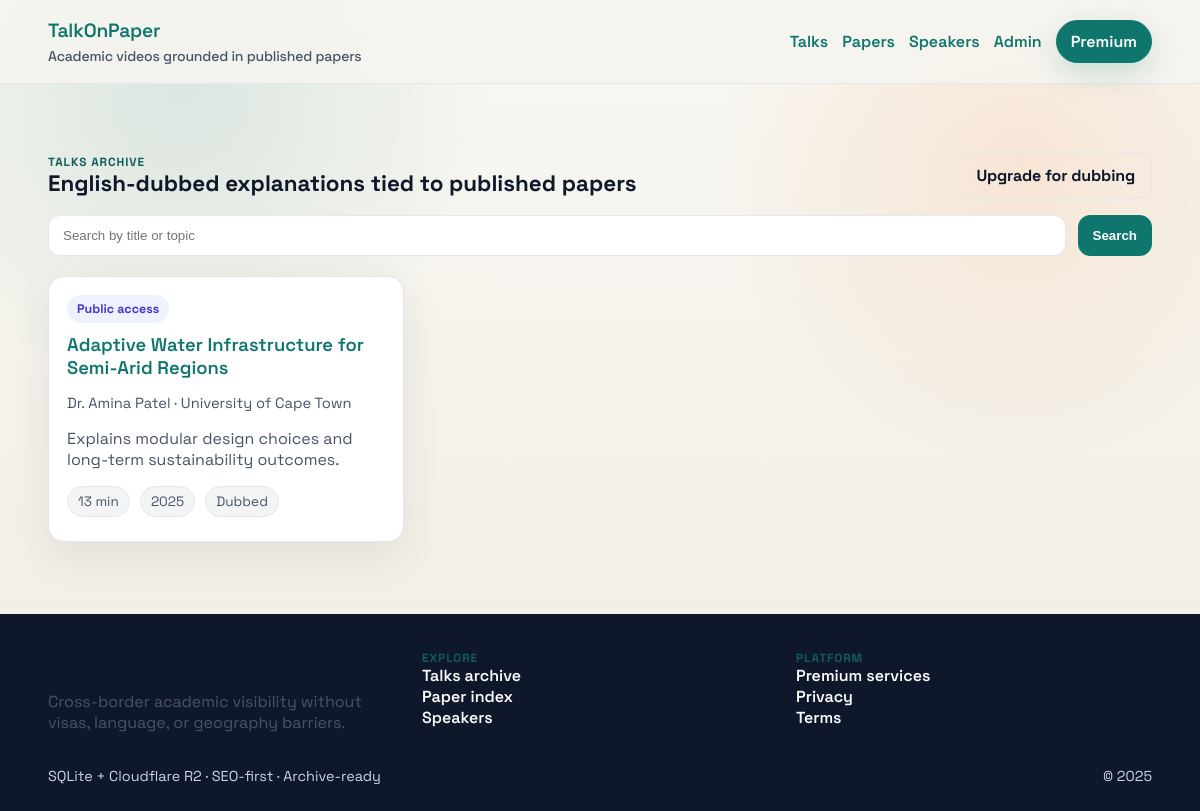
/talks, run on an earlier commit of the app's database.
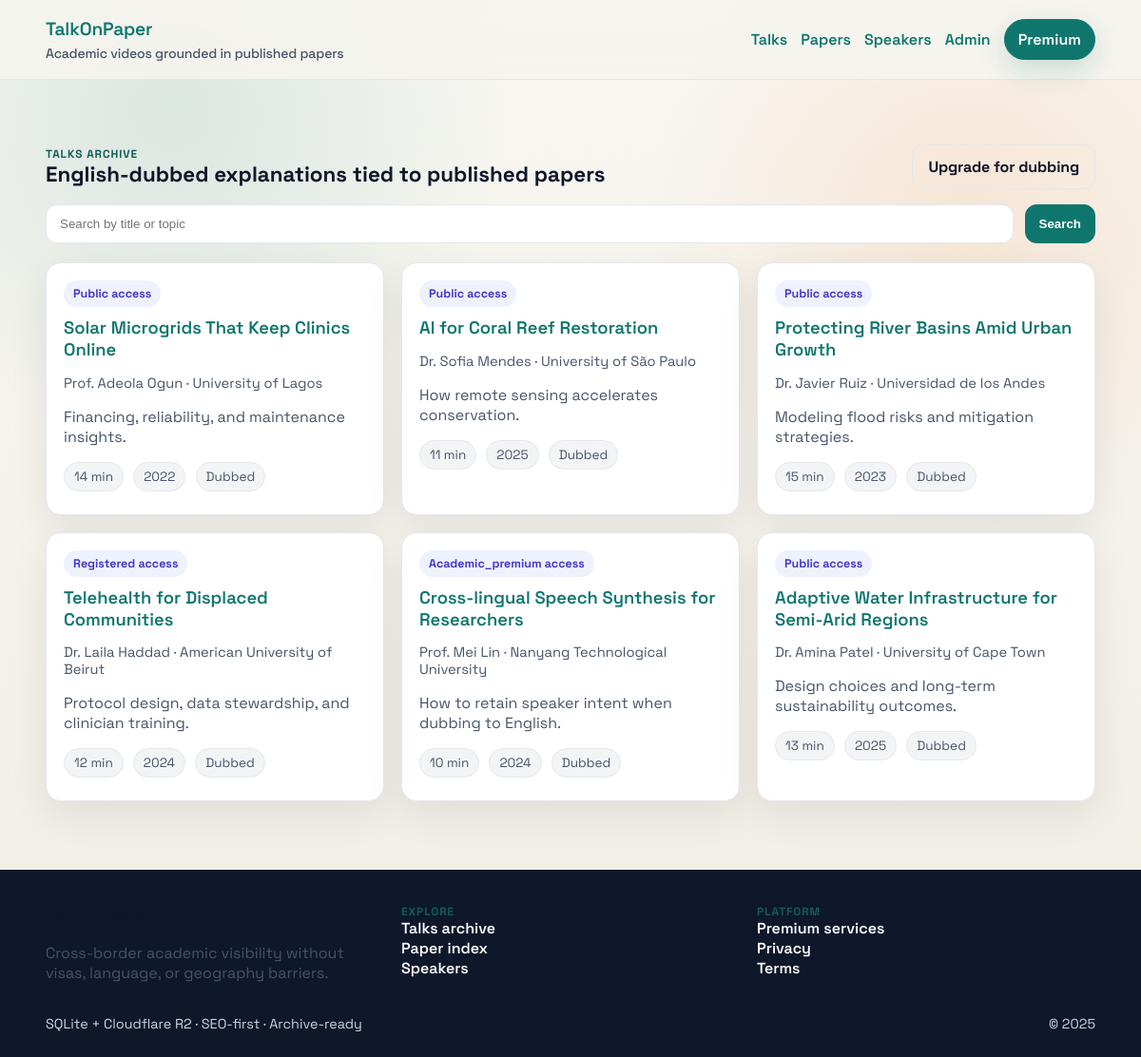
And on a later commit of the database.
### talkonpaper/models.py (models this page shows, shortened)
class TimestampMixin:
    created_at = db.Column(db.DateTime, nullable=False, default=datetime.utcnow)
    updated_at = db.Column(
        db.DateTime,
        nullable=False,
        default=datetime.utcnow,
        onupdate=datetime.utcnow,
    )

class Talk(TimestampMixin, db.Model):
    __tablename__ = "talks"
    __table_args__ = (
        UniqueConstraint("paper_id", name="uq_talks_paper"),
    )
    id = db.Column(db.Integer, primary_key=True)
    paper_id = db.Column(db.Integer, db.ForeignKey("papers.id"), nullable=False)
    speaker_id = db.Column(db.Integer, db.ForeignKey("speakers.id"), nullable=False)
    speaker_user_id = db.Column(db.Integer, db.ForeignKey("users.id"), nullable=True)
    title = db.Column(db.String(500), nullable=False, index=True)
    summary = db.Column(db.Text, nullable=True)
    duration_seconds = db.Column(db.Integer, nullable=False, default=0)
    talk_date = db.Column(db.Date, nullable=True)
    access_level = db.Column(
        Enum("public", "registered", "academic_premium", name="access_levels"),
        nullable=False,
        default="registered",
    )
    is_dubbed = db.Column(db.Boolean, nullable=False, default=False)
    video_object_key = db.Column(db.String(255), nullable=False)
    preview_video_key = db.Column(db.String(255), nullable=True)
    audio_object_key = db.Column(db.String(255), nullable=True)
    thumbnail_object_key = db.Column(db.String(255), nullable=True)
    transcript_text = db.Column(db.Text, nullable=True)
    paper = db.relationship("Paper", back_populates="talk", lazy="joined")
    speaker = db.relationship("Speaker", back_populates="talks", lazy="joined")
    speaker_user = db.relationship("User", back_populates="talks", lazy="selectin")
    @property
    def duration_minutes(self) -> int:
        return int(self.duration_seconds / 60) if self.duration_seconds else 0
    @property
    def slug(self) -> str:
        return re.sub(r"[^a-z0-9]+", "-", self.title.lower()).strip("-")

class Speaker(TimestampMixin, db.Model):
    __tablename__ = "speakers"
    id = db.Column(db.Integer, primary_key=True)
    full_name = db.Column(db.String(255), nullable=False, index=True)
    affiliation = db.Column(db.String(255), nullable=False, index=True)
    country = db.Column(db.String(100), nullable=True, index=True)
    bio_short = db.Column(db.Text, nullable=True)
    website_or_profile = db.Column(db.String(255), nullable=True)
    talks = db.relationship("Talk", back_populates="speaker", lazy="selectin")

class Paper(TimestampMixin, db.Model):
    __tablename__ = "papers"
    id = db.Column(db.Integer, primary_key=True)
    title = db.Column(db.String(500), nullable=False, index=True)
    abstract = db.Column(db.Text, nullable=False)
    authors = db.Column(db.Text, nullable=False)
    doi_or_url = db.Column(db.String(255), nullable=False, unique=True, index=True)
    journal_or_publisher = db.Column(db.String(255), nullable=True, index=True)
    publication_year = db.Column(db.Integer, nullable=False, index=True)
    language_original = db.Column(db.String(50), nullable=False, default="en")
    keywords = db.Column(db.String(255), nullable=True)
    pdf_object_key = db.Column(db.String(255), nullable=True)
    talk = db.relationship(
        "Talk", back_populates="paper", uselist=False, cascade="all, delete-orphan"
    )

### talkonpaper/routes.py (the view)
@main_bp.route("/talks")
def talks_archive():
    query = Talk.query.order_by(Talk.created_at.desc())
    search = request.args.get("q")
    if search:
        query = query.filter(Talk.title.ilike(f"%{search}%"))
    talks = query.all()
    return render_template(
        "talks.html",
        talks=talks,
        search=search,
        canonical_url=canonical_path(request.full_path or request.path),
    )

### talkonpaper/__init__.py (called while the page is built)
def _register_template_globals(app: Flask) -> None:
    @app.context_processor
    def inject_site_meta():
        return {
            "site_name": "TalkOnPaper",
            "site_tagline": "Cross-border academic visibility without visas, language, or geography barriers",
            "cdn_base_url": os.environ.get("CDN_BASE_URL", ""),
        }

### talkonpaper/routes.py (called while the page is built, shortened)
def canonical_path(path: str) -> str:
    host = current_app.config.get("DEFAULT_CANONICAL_HOST", "").rstrip("/")
    return f"{host}{path}"

def _seed_sample_data() -> None:
    global _seeded
    if _seeded or not current_app.config.get("ENABLE_SAMPLE_DATA", False):
        return

@main_bp.before_app_request
def before_request():
    _seed_sample_data()

### templates/talks.html
{% extends "base.html" %}
{% block content %}
  <div class="container">
    <div class="section-header">
      <div>
        <p class="eyebrow">Talks archive</p>
        <h2>English-dubbed explanations tied to published papers</h2>
      </div>
      <a class="btn ghost" href="{{ url_for('main.premium') }}">Upgrade for dubbing</a>
    </div>
    <form method="get" class="search-bar">
      <input type="search" name="q" value="{{ search or '' }}" placeholder="Search by title or topic" />
      <button type="submit">Search</button>
    </form>
    <div class="grid">
      {% for talk in talks %}
        <article class="card">
          <div class="pill-text">{{ talk.access_level|capitalize }} access</div>
          <h3><a href="{{ url_for('main.talk_detail', talk_id=talk.id, slug=talk.slug) }}">{{ talk.title }}</a></h3>
          <p class="meta">{{ talk.speaker.full_name }} · {{ talk.speaker.affiliation }}</p>
          <p class="muted">{{ talk.summary or talk.paper.abstract[:150] ~ "…" }}</p>
          <div class="chip">{{ talk.duration_minutes }} min</div>
          <div class="chip">{{ talk.paper.publication_year }}</div>
          {% if talk.is_dubbed %}<div class="chip">Dubbed</div>{% endif %}
        </article>
      {% else %}
        <p class="muted">No talks found. Adjust filters or add a verified paper.</p>
      {% endfor %}
    </div>
  </div>
{% endblock %}

### templates/base.html (shortened to what this page needs)
<!doctype html>
<html lang="en">
  <head>
    <link rel="stylesheet" href="{{ url_for('static', filename='css/main.css') }}" />
  </head>
  <body>
    <header class="top-nav">
      <div class="container nav-inner">
        <div class="brand">
          <a href="{{ url_for('main.home') }}">TalkOnPaper</a>
          <span class="tagline">Academic videos grounded in published papers</span>
        </div>
        <nav class="nav-links">
          <a href="{{ url_for('main.talks_archive') }}">Talks</a>
          <a href="{{ url_for('main.papers_archive') }}">Papers</a>
          <a href="{{ url_for('main.speakers_directory') }}">Speakers</a>
          <a href="{{ url_for('admin.dashboard') }}">Admin</a>
          <a href="{{ url_for('main.premium') }}" class="pill">Premium</a>
        </nav>
      </div>
    </header>
    <main class="page">
      {% block content %}{% endblock %}
    </main>
    <footer class="site-footer">
      <div class="container footer-grid">
        <div>
          <div class="brand">TalkOnPaper</div>
          <p class="muted">Cross-border academic visibility without visas, language, or geography barriers.</p>
        </div>
        <div>
          <p class="eyebrow">Explore</p>
          <a href="{{ url_for('main.talks_archive') }}">Talks archive</a><br />
          <a href="{{ url_for('main.papers_archive') }}">Paper index</a><br />
          <a href="{{ url_for('main.speakers_directory') }}">Speakers</a>
        </div>
        <div>
          <p class="eyebrow">Platform</p>
          <a href="{{ url_for('main.premium') }}">Premium services</a><br />
          <a href="#">Privacy</a><br />
          <a href="#">Terms</a>
        </div>
      </div>
      <div class="container footer-meta">
        <span>SQLite + Cloudflare R2 · SEO-first · Archive-ready</span>
        <span>&copy; {{ 2025 }}</span>
      </div>
    </footer>
  </body>
</html>

### static/css/main.css (style rules this page uses)
:root { --bg: #f6f4ef; --text: #0f172a; --muted: #475467; --surface: #ffffff; --border: #e5e7eb; --accent: #0f766e; --accent-strong: #115e59; --accent-secondary: #f97316; --shadow: 0 24px 60px rgba(15, 23, 42, 0.12); color-scheme: light; }
* { box-sizing: border-box; }
body { margin: 0; font-family: "Space Grotesk", "Manrope", system-ui, -apple-system, sans-serif; background: radial-gradient(circle at 15% 10%, rgba(15, 118, 110, 0.12), transparent 25%), radial-gradient(circle at 85% 20%, rgba(249, 115, 22, 0.12), transparent 25%), linear-gradient(180deg, #f8f7f2 0%, #f2efe6 80%); color: var(--text); min-height: 100vh; }
a { color: var(--accent); text-decoration: none; font-weight: 600; }
.container { width: min(1180px, 92%); margin: 0 auto; }
.top-nav { position: sticky; top: 0; z-index: 10; backdrop-filter: blur(12px); background: rgba(246, 244, 239, 0.9); border-bottom: 1px solid var(--border); }
.nav-inner { display: flex; align-items: center; justify-content: space-between; padding: 18px 0; }
.brand { display: flex; flex-direction: column; gap: 4px; font-weight: 800; letter-spacing: -0.01em; font-size: 1.2rem; color: var(--text); }
.tagline { font-size: 0.88rem; color: var(--muted); font-weight: 500; }
.nav-links { display: flex; align-items: center; gap: 14px; font-weight: 700; }
.nav-links .pill { padding: 10px 14px; border-radius: 999px; border: 1px solid var(--accent); color: var(--surface); background: var(--accent); box-shadow: 0 10px 30px rgba(15, 118, 110, 0.2); transition: all 0.2s ease; }
.page { padding: 32px 0 72px; }
.eyebrow { text-transform: uppercase; letter-spacing: 0.08em; font-size: 0.74rem; color: var(--accent-strong); font-weight: 800; margin: 0; }
.btn { display: inline-flex; align-items: center; justify-content: center; padding: 12px 16px; border-radius: 12px; border: 1px solid transparent; font-weight: 800; letter-spacing: -0.01em; transition: all 0.18s ease; cursor: pointer; }
.btn.ghost { background: transparent; border-color: var(--border); color: var(--text); }
.grid { display: grid; grid-template-columns: repeat(auto-fill, minmax(280px, 1fr)); gap: 18px; }
.card { background: var(--surface); border: 1px solid var(--border); border-radius: 16px; padding: 18px; box-shadow: 0 14px 40px rgba(15, 23, 42, 0.08); position: relative; }
.card h3 { margin: 10px 0 6px; font-size: 1.15rem; }
.card .meta { color: var(--muted); font-size: 0.92rem; margin-bottom: 8px; }
.card .muted { color: var(--muted); }
.muted { color: var(--muted); }
.section-header { display: flex; align-items: center; justify-content: space-between; margin: 36px 0 12px; }
.section-header h2 { margin: 0; font-size: 1.4rem; }
.pill-text { display: inline-flex; padding: 6px 10px; border-radius: 999px; background: #eef2ff; color: #4338ca; font-weight: 700; font-size: 0.78rem; }
.site-footer { padding: 36px 0 26px; background: #0f172a; color: #e2e8f0; }
.footer-grid { display: grid; grid-template-columns: repeat(auto-fit, minmax(200px, 1fr)); gap: 18px; }
.footer-grid a { color: #f8fafc; font-weight: 600; }
.footer-meta { display: flex; align-items: center; justify-content: space-between; margin-top: 18px; color: #cbd5e1; font-size: 0.9rem; }
.search-bar { display: flex; gap: 12px; margin: 16px 0 20px; }
.search-bar input { flex: 1; padding: 12px 14px; border-radius: 12px; border: 1px solid var(--border); background: #ffffff; color: var(--text); }
.search-bar button { padding: 12px 14px; border-radius: 12px; border: 1px solid var(--accent); background: var(--accent); color: #ffffff; font-weight: 800; cursor: pointer; }
.chip { display: inline-flex; padding: 6px 10px; border-radius: 999px; background: #f3f4f6; border: 1px solid var(--border); color: var(--muted); font-size: 0.85rem; margin-right: 6px; margin-bottom: 6px; }

What changed in the data, as far as the page shows it:
added Talk: access_level "Public", title "Solar Microgrids That Keep Clinics Online", speaker.full_name "Prof. Adeola Ogun", speaker.affiliation "University of Lagos", summary "Financing, reliability, and maintenance insights.", duration_minutes "14", paper.publication_year "2022", is_dubbed "Dubbed"
added Talk: access_level "Public", title "AI for Coral Reef Restoration", speaker.full_name "Dr. Sofia Mendes", speaker.affiliation "University of São Paulo", summary "How remote sensing accelerates conservation.", duration_minutes "11", paper.publication_year "2025", is_dubbed "Dubbed"
added Talk: access_level "Public", title "Protecting River Basins Amid Urban Growth", speaker.full_name "Dr. Javier Ruiz", speaker.affiliation "Universidad de los Andes", summary "Modeling flood risks and mitigation strategies.", duration_minutes "15", paper.publication_year "2023", is_dubbed "Dubbed"
added Talk: access_level "Registered", title "Telehealth for Displaced Communities", speaker.full_name "Dr. Laila Haddad", speaker.affiliation "American University of Beirut", summary "Protocol design, data stewardship, and clinician training.", duration_minutes "12", paper.publication_year "2024", is_dubbed "Dubbed"
added Talk: access_level "Academic_premium", title "Cross-lingual Speech Synthesis for Researchers", speaker.full_name "Prof. Mei Lin", speaker.affiliation "Nanyang Technological University", summary "How to retain speaker intent when dubbing to English.", duration_minutes "10", paper.publication_year "2024", is_dubbed "Dubbed"
changed Talk "Adaptive Water Infrastructure for Semi-Arid Regions": summary "Explains modular design choices and long-term sustainability outcomes." → "Design choices and long-term sustainability outcomes."
